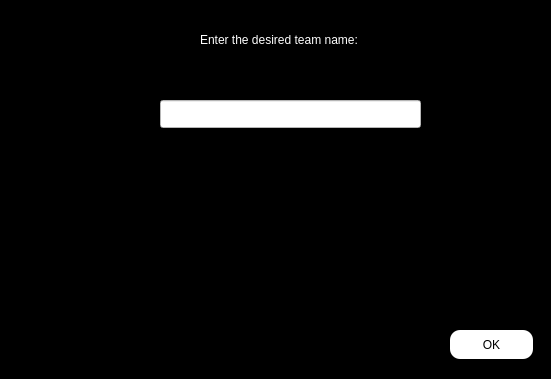
<?xml version="1.0" encoding="UTF-8"?>
<ui version="4.0">
 <class>key_team_before</class>
 <widget class="QWidget" name="key_team_before">
  <property name="geometry">
   <rect>
    <x>0</x>
    <y>0</y>
    <width>551</width>
    <height>379</height>
   </rect>
  </property>
  <property name="windowTitle">
   <string>Form</string>
  </property>
  <property name="styleSheet">
   <string notr="true">#key_team_before
{
background-color:black;
}</string>
  </property>
  <widget class="QLabel" name="label">
   <property name="geometry">
    <rect>
     <x>200</x>
     <y>30</y>
     <width>201</width>
     <height>20</height>
    </rect>
   </property>
   <property name="styleSheet">
    <string notr="true">#label
{
color:white;
}</string>
   </property>
   <property name="text">
    <string>Enter the desired team name:</string>
   </property>
  </widget>
  <widget class="QLineEdit" name="key_team_before_led">
   <property name="geometry">
    <rect>
     <x>160</x>
     <y>100</y>
     <width>261</width>
     <height>28</height>
    </rect>
   </property>
   <property name="styleSheet">
    <string notr="true">#key_team_before_led
{
background-color:white;
}</string>
   </property>
  </widget>
  <widget class="QPushButton" name="key_team_before_pbn">
   <property name="geometry">
    <rect>
     <x>450</x>
     <y>330</y>
     <width>83</width>
     <height>29</height>
    </rect>
   </property>
   <property name="styleSheet">
    <string notr="true">#key_team_before_pbn:hover
{
background-color:white;
order:1px solidgreen; 
}
#key_team_before_pbn
{
background-color:white;
border-radius:10px;
}</string>
   </property>
   <property name="text">
    <string>OK</string>
   </property>
  </widget>
 </widget>
 <resources/>
 <connections/>
</ui>
